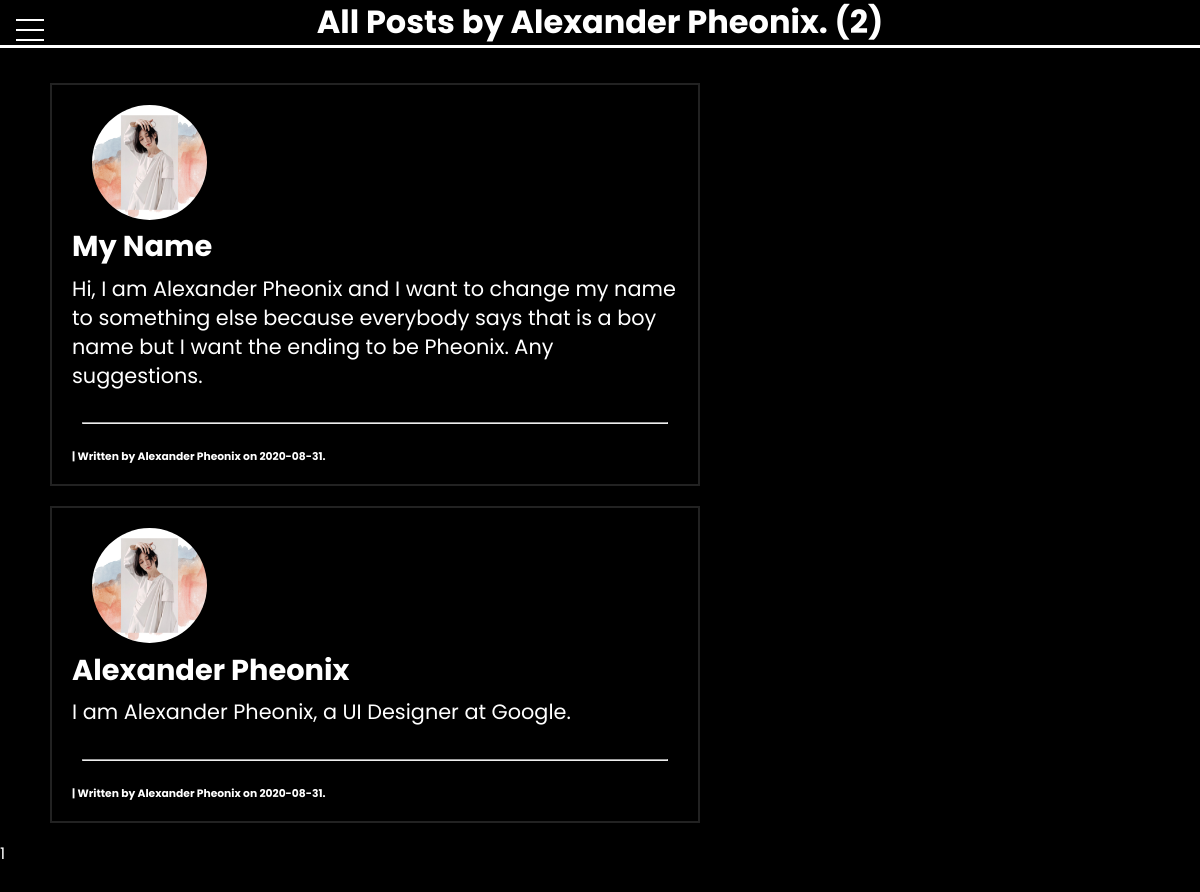
/user/Alexander Pheonix, run on the app's committed database.
### flaskblog/models.py (models this page shows, shortened)
class User(db.Model, UserMixin):
    id = db.Column(db.Integer, primary_key=True, unique=True)
    username = db.Column(db.String(20), unique=True, nullable=False)
    email = db.Column(db.String(120), unique=True, nullable=False)
    image_file = db.Column(db.String(20), nullable=False, default='default.jpg')
    password = db.Column(db.String(60), nullable=False)
    posts = db.relationship('Post', backref='author', lazy=True)

class Post(db.Model):
    id = db.Column(db.Integer, primary_key=True)
    title = db.Column(db.String(), nullable=False)
    date_posted = db.Column(db.DateTime, nullable=False, default=datetime.utcnow)
    content = db.Column(db.Text, nullable=False)
    is_verified = db.Column(db.Boolean, default=False)
    views = db.Column(db.Integer, default=0)
    font = db.Column(db.String(30), default="Poppins")
    font_color = db.Column(db.String(20), default="#fff")
    user_id = db.Column(db.Integer, db.ForeignKey('user.id'), nullable=False)

### flaskblog/routes.py (the view)
@app.route("/user/<string:username>")
def user_post(username):
    page = request.args.get('page', 1, type=int)
    user = User.query.filter_by(username=username).first_or_404()
    posts = Post.query.filter_by(author=user)\
        .order_by(Post.date_posted.desc())\
        .paginate(page=page, per_page=5)
    return render_template('user_post.html', posts=posts, user=user)

### flaskblog/templates/user_post.html (shortened to what this page needs)
{% extends "base.html" %}
{% block content %}
<h1> All Posts by {{ user.username }}. ({{ posts.total }})</h1>
    <div id="posts" class="main">
    {% for post in posts.items %}
        <article class="main">
            <a href="{{ url_for('post', post_id=post.id )}}"><img src="{{ url_for('static', filename='profile_pics/' + post.author.image_file) }}"
                    class="rounded-profile-pic"></a>
            <a href="{{ url_for('post', post_id=post.id )}}" class="post-title"><h2>{{ post.title }}</h2> </a>
            <p class="post-content">{{ post.content }}</p>
            <br>
            <hr>
            <a href="{{ url_for('user_post', username=post.author.username) }}" class="post-author"><h6>| Written by {{ post.author.username }} on {{ post.date_posted.strftime('%Y-%m-%d') }}.
            </h6></a>
        </article>
    {% endfor %}
        {% for page_num in posts.iter_pages(left_edge=1, right_edge=1, left_current=1, right_current=2) %}
            {% if page_num %}
                {% if posts.page == page_num %}
                    <a class="current-button" href="{{ url_for('user_post', page=page_num, username=user.username) }}">{{ page_num }}</a>
                {% else %}
                    <a class="pagination-btn" href="{{ url_for('user_post', page=page_num, username=user.username) }}">{{ page_num }}</a>
                {% endif %}
            {% else %}
                <span>...</span>
            {% endif %}
        {% endfor %}
        <br><br><br><br><br><br><br><br>
    </div>
</div>
{% endblock content %}

### flaskblog/static/style.css (style rules this page uses)
* { margin: 0px 0px 0px 0px; padding: 0px 0px 0px 0px; box-sizing: border-box; font-family: Poppins, 'Poppins', Helveltica, sans-serif; text-decoration: none; color: white; }
body { background-color: black; background-image: linear-gradient(60deg, rgba(2,0,36,1) 0%, rgba(0,0,0,1) 0%); background-size: 100%; color: white; font-family: 'Poppins', Poppins, sans-serif; line-height: 1.4; }
html { scroll-behavior: smooth; }
:root { --primary-color: rgb(44 128 117 / 40%); --overlay-color: rgba(24, 39, 51, 0.85); --menu-speed: 0.75s; }
h1 { text-align: center; border-bottom: 3px solid white; margin-bottom: 35px; }
article { margin: 20px 500px 20px 50px; border: 2px solid #222; padding: 20px; transition: .3s linear; }
.post-title { color: white; padding-bottom: 10px; border-bottom: 1px solid white; transition: 0.2s; }
.post-content { color: white; }
.post-author h6 { min-width: 30ch; }
.rounded-profile-pic { border-radius: 50%; margin-left: 20px; width: 115px; height: 115px; }
.post-author { color: white; }
hr { margin: 10px; margin-bottom: 25px; }
pre, p { font-size: 1.3rem; }
h6 { font-family: 1.4em; }
#posts article a h2 { font-size: 1.8em; font-weight: bold; padding-bottom: 5px; text-decoration: none; transition: .2s linear; border-bottom: 2px solid black; }

### data on the page
User: username "Alexander Pheonix"
Post: image_file (picture), title "My Name", content "Hi, I am Alexander Pheonix and I want to change my name to something else because everybody says that is a boy name but I want the ending to be Pheonix. Any suggestions.", author.username "Alexander Pheonix", date_posted "2020-08-31"
Post: image_file (picture), title "Alexander Pheonix", content "I am Alexander Pheonix, a UI Designer at Google.", author.username "Alexander Pheonix", date_posted "2020-08-31"

### other printed values
{{ posts.total }} "2"
{{ page_num }} "1"
